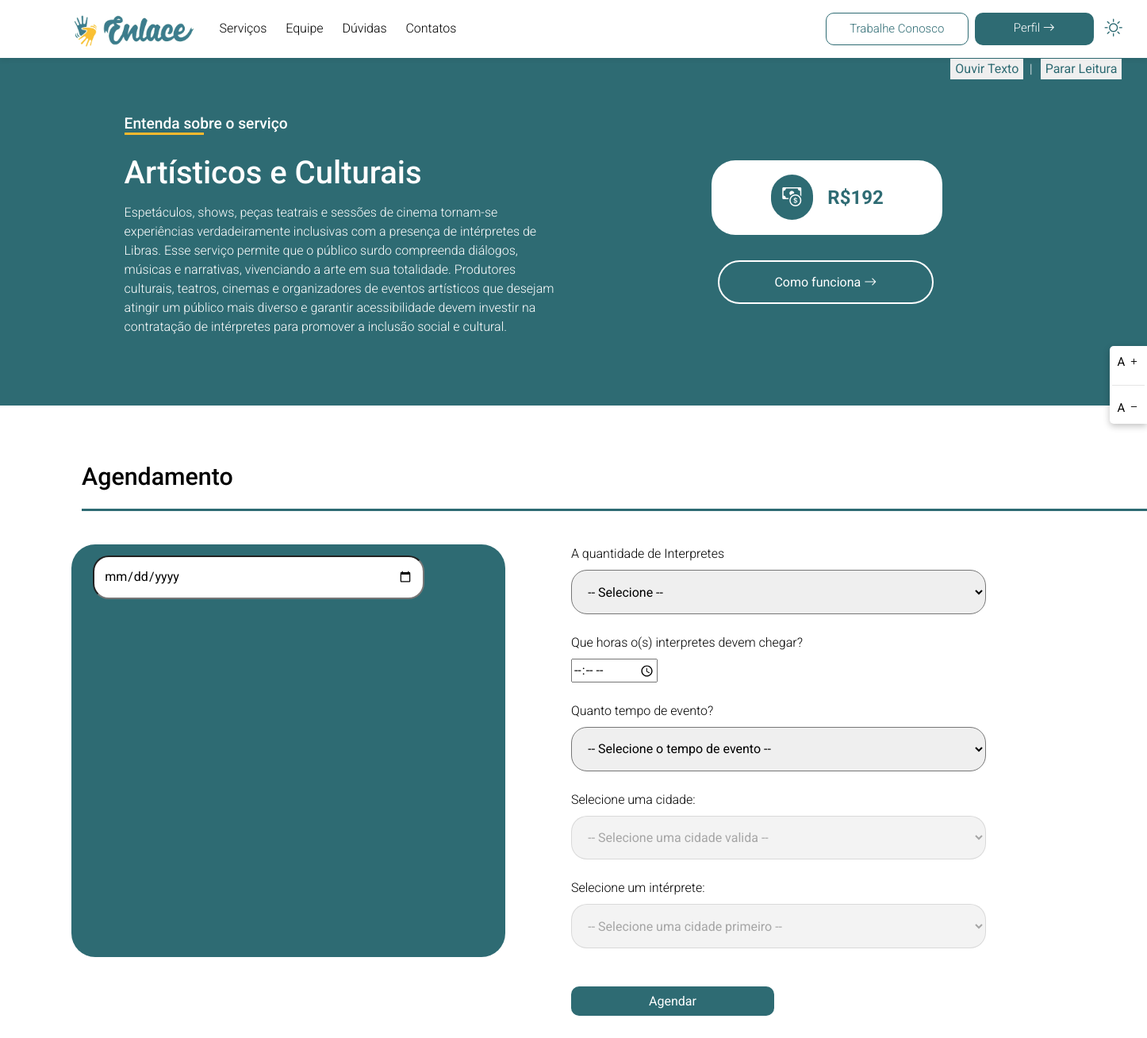
The app's page /paginas/agendamentoServicos.php?id=2 with its own data.
### tables this page shows
CREATE TABLE `servico` (
  `id` int(11) NOT NULL,
  `nome` varchar(255) NOT NULL,
  `sobre` varchar(1000) NOT NULL,
  `serve` varchar(500) NOT NULL,
  `preco` int(11) NOT NULL,
  `status` int(1) NOT NULL
);

### Adm/Model/conexao.class.php (called while the page is built, shortened)
<?php
class Conexao{
    protected function connect(){
        $this->servername = "localhost";
        $this->username = "root";
        $this->password = "";
        $this->dbname = "enlace";
        $conn = new mysqli($this->servername,$this->username,$this->password,$this->dbname);
        return $conn;
    }
}
?>

### Adm/Model/manager.class.php (called while the page is built, shortened)
<?php
require 'conexao.class.php';
class Manager extends Conexao{
    public function servicoPuxar($id){
        $dados['result'] = 0;
        $sql = "SELECT * FROM servico WHERE id = $id";
        $res = $this->connect()->query($sql);
        if($res->num_rows > 0){
            $dados['result'] = 1;
            while($row = $res->fetch_assoc()){
                $dados["id"] = $row["id"];
                $dados["nome"] = $row["nome"];
                $dados["sobre"] = $row["sobre"];
                $dados["serve"] = $row["serve"];
                $dados["preco"] = $row["preco"];
                $dados["status"] = $row["status"];
            }
        }
        return $dados;
    }
}

### paginas/agendamentoServicos.php (the view, shortened to what this page needs)
<?php
include "../Adm/Model/manager.class.php";
$manager = new Manager();
$id = $_GET["id"];
$dados = $manager->servicoPuxar($id);
?>
<!DOCTYPE html>
<html lang="en" data-theme="dark">
<head>
    <link rel="stylesheet" href="https://stackpath.bootstrapcdn.com/bootstrap/4.1.3/css/bootstrap.min.css">
    <link rel="stylesheet" href="https://cdn.jsdelivr.net/npm/bootstrap-icons@1.11.3/font/bootstrap-icons.min.css">
    <link rel="stylesheet" href="https://cdn.jsdelivr.net/npm/flatpickr/dist/flatpickr.min.css">
    <link rel="stylesheet" href="../assets - amanda2/style/styleAgendamento.css">
</head>
<body>
    <header>
        <nav class="navbar navbar-expand-lg navbar-light bg-light">
            <div class="container-fluid">
                <div class="colLogo">
                    <a class="navbar-brand" href="../index.php">
                        <img src="../assets - amanda2/logotipos/LOGOTIPO.png" alt="Logotipo da empresa Enlace - Clique para retornar à página inicial" title="Logotipo da Enlace - Clique para retornar à página inicial">
                    </a>
                </div>
                <div class="collapse navbar-collapse" id="navbarNav">
                    <ul class="navbar-nav mr-auto">
                        <li class="nav-item">
                            <a class="nav-link navUm text-content" href="servicos.php">Serviços&nbsp;&nbsp;</a>
                        </li>
                        <li class="nav-item">
                            <a class="nav-link navDois text-content" href="equipe.php">Equipe&nbsp;&nbsp;</a>
                        </li>
                        <li class="nav-item">
                            <a class="nav-link navTres text-content" href="duvidas.php">Dúvidas&nbsp;&nbsp;</a>
                        </li>
                        <li class="nav-item">
                            <a class="nav-link navTres text-content" href="contatos.php">Contatos</a>
                        </li>
                    </ul>
                    <div class="navbar-nav">
                        <a href="../Interprete/interpreteLogin.php" class="buttonContatos mr-2 text-content">Trabalhe Conosco</a>
                        <a href="../Cliente/clienteLogin.php" class="buttonPerfil text-content">Perfil <i class="bi bi-arrow-right"></i></a>
                    </div>
                </div>
                <i id="toggleTheme" class="bi bi-sun"></i>
            </div>
        </nav>
        <div class="divBotoes">
                <button class="text-content" onclick="lerTexto()">Ouvir Texto</button> &nbsp; |
                <button class="text-content" onclick="pararTexto()">Parar Leitura</button>
            </div>
    </header>
   <aside class="fixed-button" aria-label="Ajuste de Fonte">
        <button onclick="aumentarFonte()" aria-controls="main-content">A <i class="bi bi-plus"></i></button><br>
        <hr>
        <button onclick="diminuirFonte()" aria-controls="main-content">A <i class="bi bi-dash"></i></button>
    </aside>
    <div class="container-fluid">
        <div class="row rowBanner-servico">
            <div class="col-xl-6 col-lg-6 col-md-12 col-sm-12 colTexto-banner">
                <h2 class="text-content">Entenda sobre o serviço</h2>
                <h1 class="text-content"><?= $dados["nome"] ?></h1>
                <p class="text-content"><?= $dados["sobre"] ?></p>
            </div>
            <div class="col-xl-6 col-lg-6 col-md-12 col-sm-12 colPreco-banner">
                <div class="preco">
                    <i class="bi bi-cash-coin text-content"></i>
                    <span class="text-content">R$<?= $dados["preco"] ?></span>
                </div>
                <br><br>
                <a href="duvidas.php">Como funciona <i class="bi bi-arrow-right"></i></a>
                <br><br><br>
            </div>
        </div>
    </div>
    <form action="../Adm/Controller/ageController.php" method="post">
        <h1>Agendamento</h1>
        <div class="row">
            <div class="col-xl-6 col-lg-6 col-md-12 col-sm-12 colData-agendamentoTotal">
                <div class="colData-agendamento" class="text-content">
                    <input type="date" name="data" id="data" placeholder="Selecione uma data" class="text-content" required>
                </div>
                <br><br><br>
            </div>
            <div class="col-xl-6 col-lg-6 col-md-12 col-sm-12 colSelects-agendamento">
                <label for="quantInt"> A quantidade de Interpretes </label><br>
                <select name="quantInt" id="quantInt" required>
                    <option value="" disabled selected> -- Selecione -- </option>
                </select>
                <br><br>
                <label for="horaComeca"> Que horas o(s) interpretes devem chegar? </label><br>
                <input type="time" name="horaComeca" id="horaComeca" required><br><br>
                <label for="horaSer"> Quanto tempo de evento? </label><br>
                <select name="horaSer" id="horaSer" required>
                    <option value="" disabled selected> -- Selecione o tempo de evento -- </option>
                </select><br><br>
                <label for="cidade">Selecione uma cidade:</label><br>
                <select id="cidade" name="cidade" disabled required>
                    <option value="" disabled selected>-- Selecione uma cidade valida --</option>
                </select><br><br>
                <div id="interpretesContainer">
                    <label for="interprete">Selecione um intérprete:</label><br>
                    <select id="interprete" name="interprete" disabled required>
                        <option value="" disabled selected>-- Selecione uma cidade primeiro --</option>
                    </select><br><br>
                </div>
                <br>
                <input type="submit" value="Agendar" class="text-content agendarButton">
            </div>
            <br><br><br>
        </div>
    </form>
  </body>
  </html>
</body>
</html>

### Assets - amanda2/style/styleAgendamento.css (style rules this page uses)
body { margin: 0; padding: 0; background-color: var(--cor-fundo); font-family: Poppins, Roboto, Helvetica, Arial, sans-serif; font-weight: 300; font-size: 16px; overflow-x: hidden; }
.text-content { font-size: inherit; }
:root, :root[data-theme='dark'] { ----cor-principal: #2e6b73; --cor-secundaria: #FFC107; --cor-terciaria: #6C757D; --cor-fundo: #FFFFFF; --cor-fundo-maisclaro: #ffffff; --cor-preto-light: #000000; --cor-branco-light: #ffffff; --cor-sombra-preta-light: rgba(0, 0, 0, 0.05); }
.bg-light { box-shadow: 0 4px 6px var(--cor-sombra-preta-light); background-color: var(--cor-fundo) !important; }
.colLogo { display: flex; align-items: center; padding-left: 3%; }
.colLogo img { width: 180px; }
.nav-link { color: var(--cor-preto-light) !important; transition: color 0.3s ease; }
.buttonContatos { border: 1px solid var(----cor-principal); background: transparent; color: var(----cor-principal); padding: 8px 16px; font-size: 15px; text-align: center; transition: background-color 0.3s; width: 180px; border-radius: 10px !important; }
.buttonPerfil { color: #fff; background-color: var(----cor-principal); padding: 8px 16px; font-size: 15px; border: none; text-align: center; width: 150px; border-radius: 10px !important; }
#toggleTheme { color: var(----cor-principal); font-size: 1.4rem; margin-left: 1%; cursor: pointer; }
.fixed-button { position: fixed; top: 35%; right: 0; transform: translateY(-50%); z-index: 800; padding: 8px 3px; background-color: #ffffff; border-radius: 5px 0 0 5px; text-decoration: none; font-size: 15px; transition: background-color 0.3s; cursor: pointer; box-shadow: rgba(0, 0, 0, 0.24) 0px 3px 8px; }
.fixed-button button { background-color: transparent; border: none; cursor: pointer; }
.rowBanner-servico { background-color: var(----cor-principal); z-index: 800; padding: 5% 10%; height: auto; }
.colTexto-banner h2 { color: var(--cor-branco-light); font-size: 1.2rem; }
.colTexto-banner h2::after { color: var(--cor-preto-light); content: ''; display: block; width: 100px; height: 3px; background-color: #FDB92E; position: absolute; left: 10; margin-bottom: 5%; }
.colTexto-banner h1 { color: var(--cor-branco-light); margin-top: 5%; font-size: 2.5rem; }
.colTexto-banner p { color: var(--cor-branco-light); margin-top: 2.5%; font-size: 1rem; }
.colPreco-banner { padding: 5% 10% 0% 15%; }
.colPreco-banner .preco i { background-color: var(----cor-principal); padding: 5%; border-radius: 50px; font-size: 1.5rem; color: var(--cor-branco-light); }
.colPreco-banner span { color: var(--cor-branco-light); color: var(----cor-principal); font-weight: bold; font-size: 1.5rem; margin-left: 5%; }
.colPreco-banner .preco { background-color: var(--cor-branco-light); border-radius: 30px; padding: 10% 0%; text-align: center; }
.colPreco-banner a { text-decoration: none; color: var(--cor-branco-light); border: 2px solid var(--cor-branco-light); background-color: var(----cor-principal); font-weight: 400; padding: 5.5% 24%; border-radius: 40px; margin-top: 5%; margin-left: 2.5%; }
form { padding: 5% 5% 2.5% 2.5%; }
form h1 { margin-left: 5%; margin-bottom: 5%; font-size: 1.9rem; color: var(--cor-preto-light); }
form h1::after { color: var(--cor-preto-light); content: ''; display: block; width: 1350px; margin-top: 1.5%; height: 3px; background-color: var(----cor-principal); position: absolute; left: 10; margin-bottom: 5%; }
.colData-agendamentoTotal { padding: 0% 5%; }
.colData-agendamento { padding: 2.5% 5%; color: var(--cor-preto-light); margin-bottom: 5%; background-color: #2e6b73; height: 65vh; border-radius: 30px; }
.agendarButton { background-color: #2e6b73; color: #fff; padding: 1% 15%; border: none; border-radius: 10px; }
.colData-agendamento input { width: 85%; margin-bottom: 5%; padding: 2.5%; border-radius: 20px; }
.colSelects-agendamento { margin-bottom: 5%; color: var(--cor-preto-light); }
.colSelects-agendamento select { padding: 2.5%; border-radius: 20px; width: 80%; }

### paginas/agendamentoServicos.php (style rules this page uses)
.divBotoes { background-color: none; padding: 0.1%; display: flex; justify-content: flex-end; width: 20%; justify-content: center; align-items: center; color: #fff; position: absolute; right: 0; z-index: 999; }
.divBotoes button { margin-left: 10px; border: none; color: #2e6b73; background-color: none; }

### records on screen
servico: nome "Artísticos e Culturais", sobre "Espetáculos, shows, peças teatrais e sessões de cinema tornam-se experiências verdadeiramente inclusivas com a presença de intérpretes de Libras. Esse serviço permite que o público surdo compreenda diálogos, músicas e narrativas, vivenciando a arte em sua totalidade. Produtores culturais, teatros, cinemas e organizadores de eventos artísticos que desejam atingir um público mais diverso e garantir acessibilidade devem investir na contratação de intérpretes para promover a inclusão social e cultural.", preco "192"
